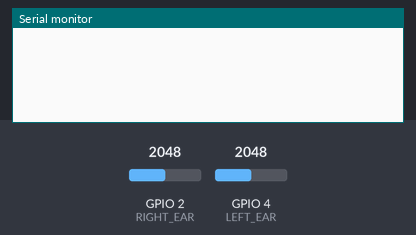
The sketch below on a simulated ESP32. Parts: the last lines printed to the serial monitor. The inputs (shaded band) are chosen by the test bench; at power-on: GPIO 2 (RIGHT_EAR) = 2048, GPIO 4 (LEFT_EAR) = 2048.

Above: at 2.2 s.
2.3 s: GPIO 2 (RIGHT_EAR) set to 1228
At 3.3 s:
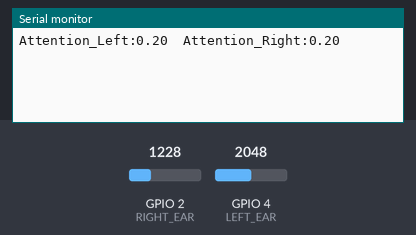
5.0 s: GPIO 4 (LEFT_EAR) set to 2866
At 5.0 s:
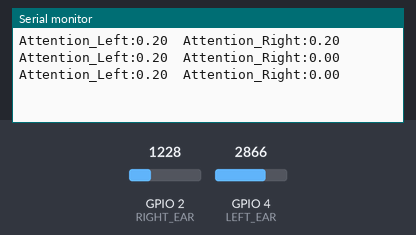
6.5 s: GPIO 2 (RIGHT_EAR) set to 491
At 7.9 s:
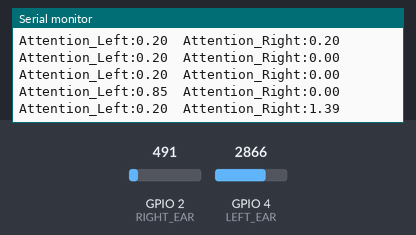
8.0 s: GPIO 4 (LEFT_EAR) set to 3603
At 9.7 s:
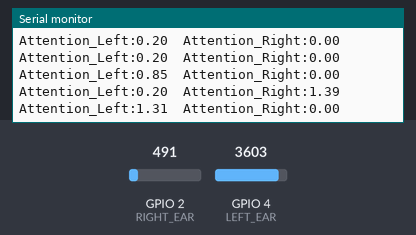
Timing chart, 0 to 10.5 s (numbered marks = the images above; inputs shaded):
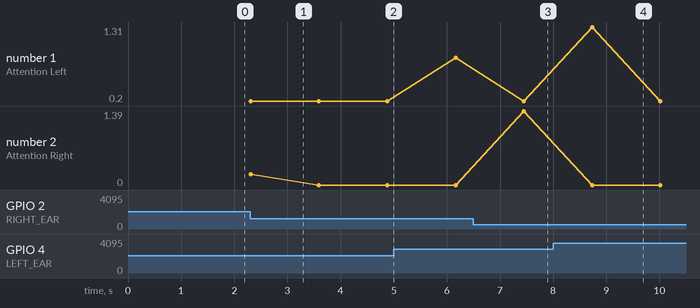

Measured:
- after the input at 6.5 s, the serial monitor: prints a new line after 0.95 s (image 3)
- after the input at 8.0 s, the serial monitor: prints a new line after 0.73 s (image 4)
- plotted number 1: 0.2 → 0.85 after the input at 5.0 s
- plotted number 2: 0 → 1.39 after the input at 6.5 s

The sketch:

attention_level.ino
```cpp
#include <arduinoFFT.h>

#define LEFT_EAR 4  // GPIO4 (D2 on ESP32)
#define RIGHT_EAR 2 // GPIO2 (D4 on ESP32)
const uint16_t samples = 64; // Number of samples
const float samplingFrequency = 50; // Hz
unsigned int sampling_period_us;
unsigned long microseconds;
const float noiseThreshold = 10.0; // Adjust based on your noise level

ArduinoFFT<float> FFT; // Use float instead of double

float vReal_left[samples];
float vImag_left[samples];

float vReal_right[samples];
float vImag_right[samples];

void setup() {
  sampling_period_us = round(1000000 * (1.0 / samplingFrequency));
  Serial.begin(115200);
  calibrateBaseline();
}

void loop() {
  /* SAMPLING */
  microseconds = micros();
  for (int i = 0; i < samples; i++) {
    vReal_left[i] = analogRead(LEFT_EAR) - 512.0; // modified for zero balance
    vReal_right[i] = analogRead(RIGHT_EAR) - 512.0; // modified for zero balance
    vImag_left[i] = 0;
    vImag_right[i] = 0;
    while (micros() - microseconds < sampling_period_us) {
      // empty loop
    }
    microseconds += sampling_period_us;
  }

  /* PROCESSING LEFT EAR */
  FFT.windowing(vReal_left, samples, FFT_WIN_TYP_HAMMING, FFT_FORWARD); /* Weigh data */
  FFT.compute(vReal_left, vImag_left, samples, FFT_FORWARD); /* Compute FFT */
  FFT.complexToMagnitude(vReal_left, vImag_left, samples); /* Compute magnitudes */

  /* PROCESSING RIGHT EAR */
  FFT.windowing(vReal_right, samples, FFT_WIN_TYP_HAMMING, FFT_FORWARD); /* Weigh data */
  FFT.compute(vReal_right, vImag_right, samples, FFT_FORWARD); /* Compute FFT */
  FFT.complexToMagnitude(vReal_right, vImag_right, samples); /* Compute magnitudes */

  /* CALCULATE POWER IN FREQUENCY BANDS */
  float alpha_power_left = 0;
  float beta_power_left = 0;
  float alpha_power_right = 0;
  float beta_power_right = 0;

  for (int i = 0; i < (samples >> 1); i++) {
    float frequency = i * (samplingFrequency / samples);
    if (frequency >= 8 && frequency <= 12) {
      alpha_power_left += vReal_left[i] * vReal_left[i];
      alpha_power_right += vReal_right[i] * vReal_right[i];
    } else if (frequency >= 13 && frequency <= 30) {
      beta_power_left += vReal_left[i] * vReal_left[i];
      beta_power_right += vReal_right[i] * vReal_right[i];
    }
  }

  /* CALCULATE ATTENTION/FOCUS LEVEL */
  float attention_left = (beta_power_left > noiseThreshold) ? beta_power_left / alpha_power_left : 0;
  float attention_right = (beta_power_right > noiseThreshold) ? beta_power_right / alpha_power_right : 0;

  /* PRINT RESULTS */
  Serial.print("Attention_Left:");
  Serial.print(attention_left, 2);
  Serial.print("\t");
  Serial.print("Attention_Right:");
  Serial.println(attention_right, 2);

  //delay(2000); /* Repeat after delay */
}

void calibrateBaseline() {
  float leftSum = 0;
  float rightSum = 0;
  const int calibrationSamples = 100;

  for (int i = 0; i < calibrationSamples; i++) {
    leftSum += analogRead(LEFT_EAR);
    rightSum += analogRead(RIGHT_EAR);
    delay(10);
  }

  float baselineLeft = leftSum / calibrationSamples;
  float baselineRight = rightSum / calibrationSamples;

  for (int i = 0; i < samples; i++) {
    vReal_left[i] = baselineLeft - 512.0;
    vReal_right[i] = baselineRight - 512.0;
  }
}
```
